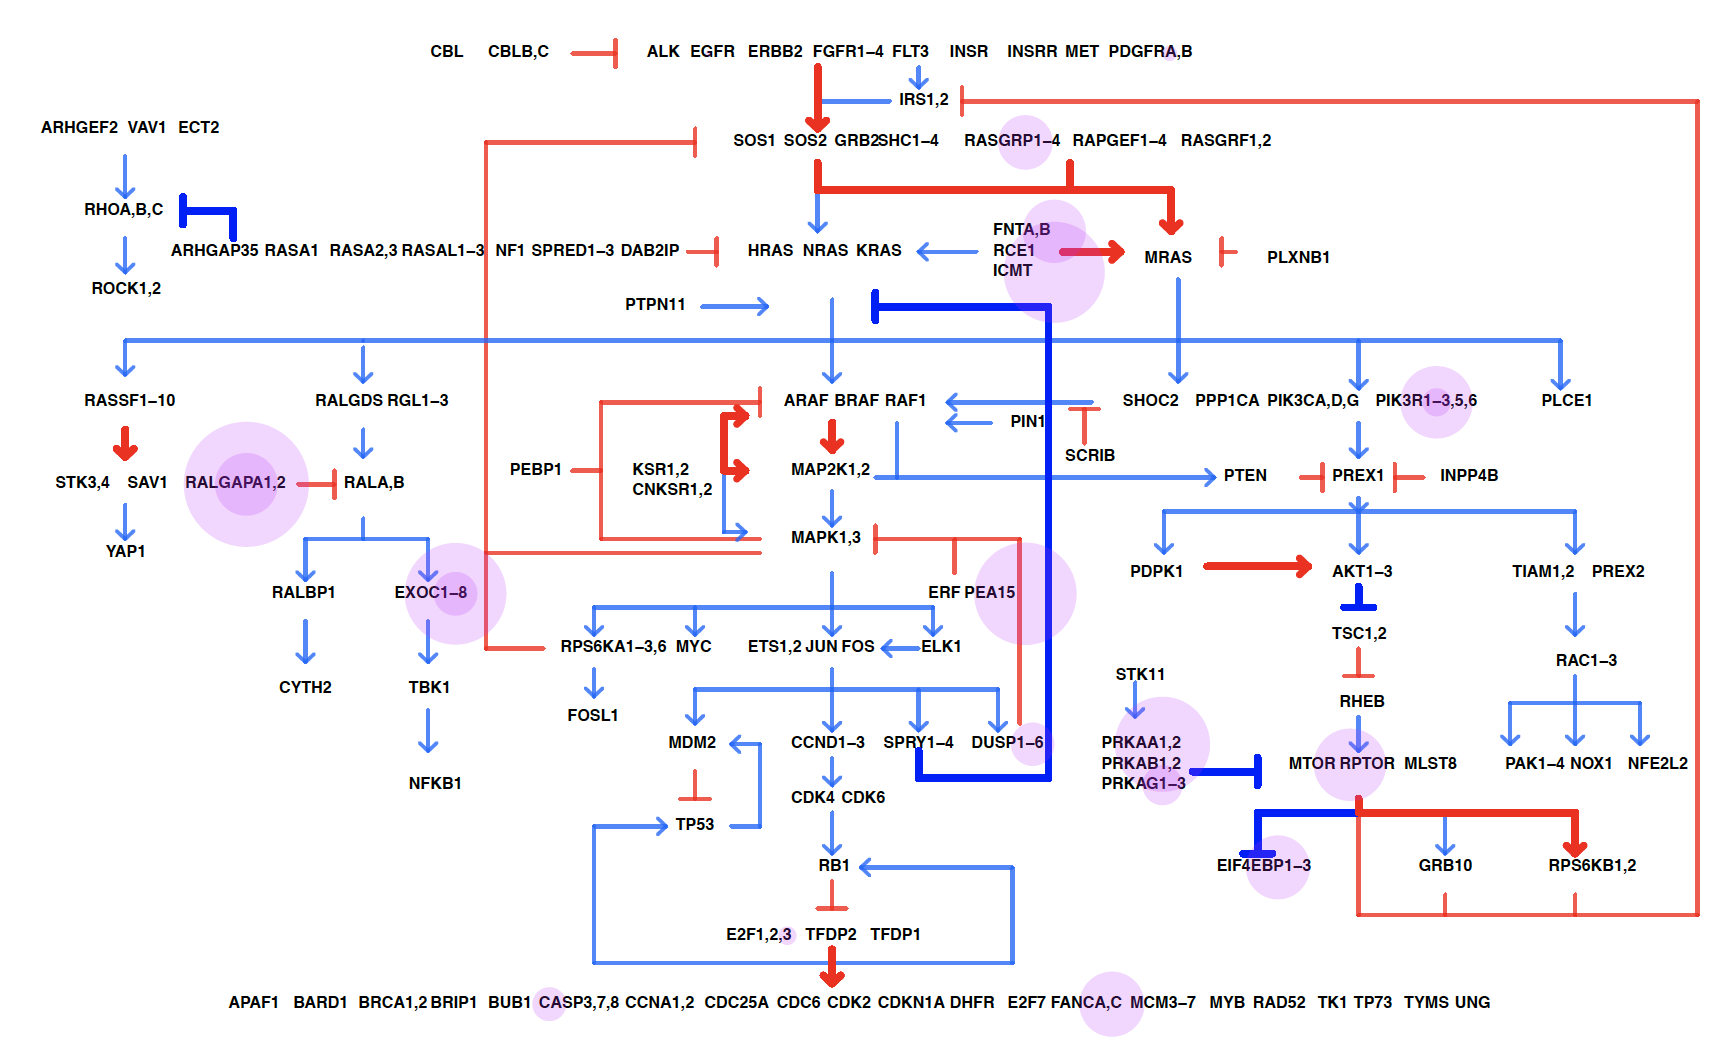

This chart was generated by the following R code:
rm(list=ls());

options(stringsAsFactors = F);
library(NCIRASPathway);

set.seed(1234);
## select genes
out1   <- get_genes();
genes  <- out1[sample(1:nrow(out1), 60),1];
out2   <- get_relations(genes=genes);
dat2.s <- data.frame(out2[,c(1,2)]);
out3   <- get_node_layout(genes=sample(genes, 20));

dat1.s <- data.frame(gene=genes, value=abs(rnorm(length(genes)))*5);

col1 <- rainbow(10, alpha=0.2);
col2 <- rainbow(10, alpha=0.8);

pdf("do_NCIRASPathway03_2.pdf", 12.8, 7.2);
par(mar=c(2, 2, 2, 2));
plot_pathway(data=dat2.s, type="links", col.node=col1[9], bg.neg=col2[1], bg.pos=col2[7]);
points(as.numeric(out3[,3])-6, as.numeric(out3[,4]), col=col1[9], pch=19, cex=runif(nrow(out3))*10);
dev.off();
